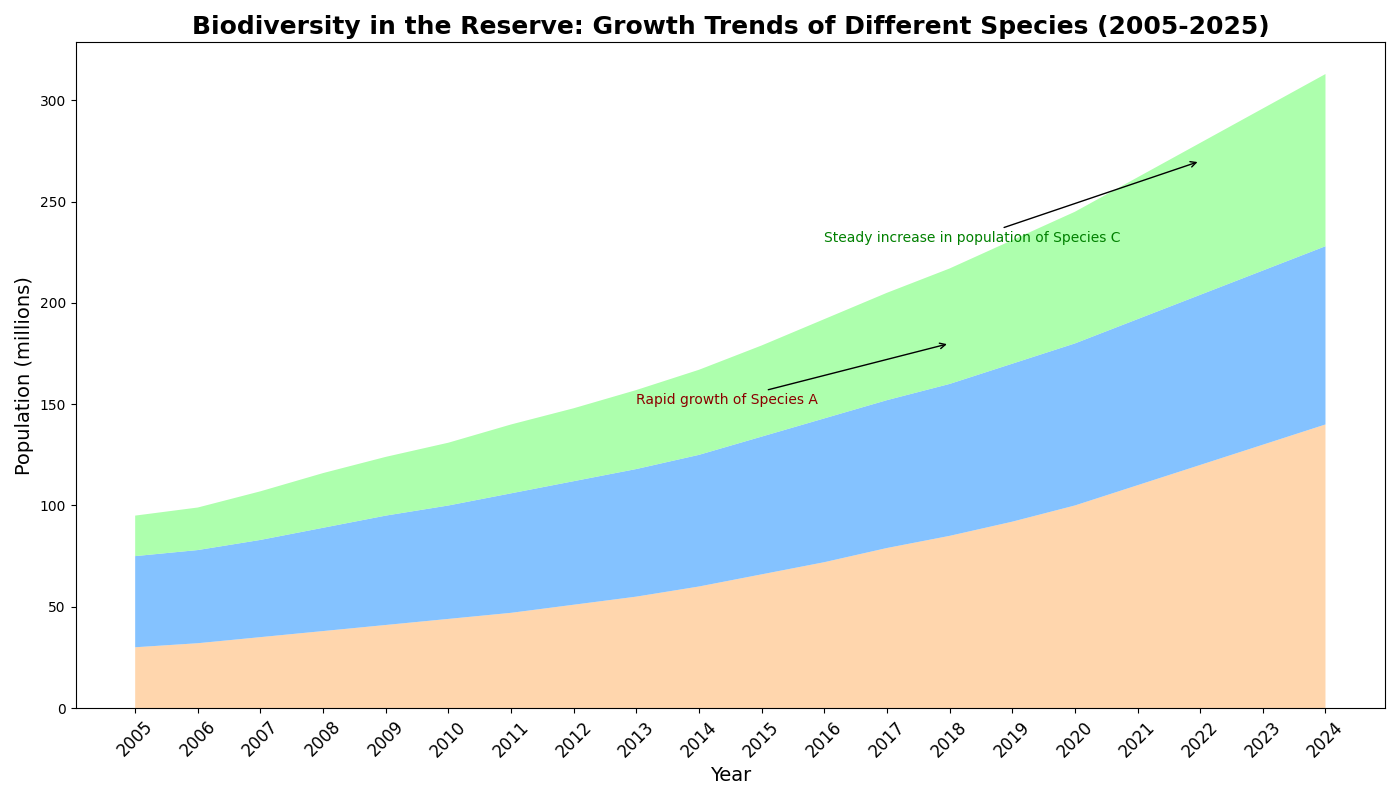

Generate this figure with Python:
import matplotlib.pyplot as plt
import numpy as np

years = np.arange(2005, 2025)

species_a = np.array([30, 32, 35, 38, 41, 44, 47, 51, 55, 60, 66, 72, 79, 85, 92, 100, 110, 120, 130, 140])
species_b = np.array([45, 46, 48, 51, 54, 56, 59, 61, 63, 65, 68, 71, 73, 75, 78, 80, 82, 84, 86, 88])
species_c = np.array([20, 21, 24, 27, 29, 31, 34, 36, 39, 42, 45, 49, 53, 57, 61, 65, 70, 75, 80, 85])

population_data = np.vstack([species_a, species_b, species_c])

fig, ax1 = plt.subplots(figsize=(14, 8))

ax1.stackplot(years, population_data, colors=['#ffcc99', '#66b3ff', '#99ff99'], alpha=0.8)

ax1.set_title('Biodiversity in the Reserve: Growth Trends of Different Species (2005-2025)', fontsize=18, fontweight='bold')
ax1.set_xlabel('Year', fontsize=14)
ax1.set_ylabel('Population (millions)', fontsize=14)

ax1.set_xticks(years)
ax1.set_xticklabels(years, rotation=45, fontsize=12)

ax1.annotate('Rapid growth of Species A', xy=(2018, 180), xytext=(2013, 150),
             arrowprops=dict(facecolor='black', arrowstyle='->'), fontsize=10, color='darkred')

ax1.annotate('Steady increase in population of Species C', xy=(2022, 270), xytext=(2016, 230),
             arrowprops=dict(facecolor='black', arrowstyle='->'), fontsize=10, color='green')

plt.tight_layout()

plt.show()
